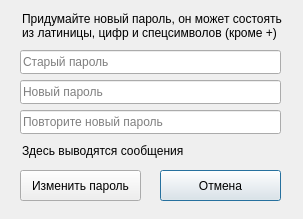
<?xml version="1.0" encoding="UTF-8"?>
<ui version="4.0">
 <class>ChangePassword</class>
 <widget class="QDialog" name="ChangePassword">
  <property name="geometry">
   <rect>
    <x>0</x>
    <y>0</y>
    <width>303</width>
    <height>219</height>
   </rect>
  </property>
  <property name="sizePolicy">
   <sizepolicy hsizetype="Fixed" vsizetype="Fixed">
    <horstretch>0</horstretch>
    <verstretch>0</verstretch>
   </sizepolicy>
  </property>
  <property name="minimumSize">
   <size>
    <width>303</width>
    <height>219</height>
   </size>
  </property>
  <property name="maximumSize">
   <size>
    <width>303</width>
    <height>16777215</height>
   </size>
  </property>
  <property name="baseSize">
   <size>
    <width>303</width>
    <height>219</height>
   </size>
  </property>
  <property name="focusPolicy">
   <enum>Qt::NoFocus</enum>
  </property>
  <property name="windowTitle">
   <string>EduTest Change Password</string>
  </property>
  <property name="windowIcon">
   <iconset resource="Logo.qrc">
    <normaloff>:/logo/WindowLogo.png</normaloff>:/logo/WindowLogo.png</iconset>
  </property>
  <property name="modal">
   <bool>true</bool>
  </property>
  <widget class="QLabel" name="Info">
   <property name="geometry">
    <rect>
     <x>22</x>
     <y>10</y>
     <width>261</width>
     <height>31</height>
    </rect>
   </property>
   <property name="text">
    <string>Придумайте новый пароль, он может состоять
из латиницы, цифр и спецсимволов (кроме +)</string>
   </property>
  </widget>
  <widget class="QPushButton" name="CancelButton">
   <property name="geometry">
    <rect>
     <x>160</x>
     <y>170</y>
     <width>121</width>
     <height>31</height>
    </rect>
   </property>
   <property name="text">
    <string>Отмена</string>
   </property>
  </widget>
  <widget class="QLineEdit" name="NewPasswordLine">
   <property name="geometry">
    <rect>
     <x>20</x>
     <y>80</y>
     <width>261</width>
     <height>24</height>
    </rect>
   </property>
   <property name="echoMode">
    <enum>QLineEdit::Password</enum>
   </property>
   <property name="placeholderText">
    <string>Новый пароль</string>
   </property>
  </widget>
  <widget class="QLabel" name="ChangePasswordMessage">
   <property name="enabled">
    <bool>true</bool>
   </property>
   <property name="geometry">
    <rect>
     <x>22</x>
     <y>140</y>
     <width>261</width>
     <height>21</height>
    </rect>
   </property>
   <property name="text">
    <string>Здесь выводятся сообщения</string>
   </property>
  </widget>
  <widget class="QLineEdit" name="OldPasswordLine">
   <property name="geometry">
    <rect>
     <x>20</x>
     <y>50</y>
     <width>261</width>
     <height>24</height>
    </rect>
   </property>
   <property name="toolTip">
    <string/>
   </property>
   <property name="statusTip">
    <string/>
   </property>
   <property name="inputMethodHints">
    <set>Qt::ImhHiddenText|Qt::ImhNoAutoUppercase|Qt::ImhNoPredictiveText|Qt::ImhSensitiveData</set>
   </property>
   <property name="text">
    <string/>
   </property>
   <property name="echoMode">
    <enum>QLineEdit::Password</enum>
   </property>
   <property name="placeholderText">
    <string>Старый пароль</string>
   </property>
  </widget>
  <widget class="QLineEdit" name="NewPasswordRepeatLine">
   <property name="geometry">
    <rect>
     <x>20</x>
     <y>110</y>
     <width>261</width>
     <height>24</height>
    </rect>
   </property>
   <property name="echoMode">
    <enum>QLineEdit::Password</enum>
   </property>
   <property name="placeholderText">
    <string>Повторите новый пароль</string>
   </property>
  </widget>
  <widget class="QPushButton" name="ChangePasswordButton">
   <property name="geometry">
    <rect>
     <x>20</x>
     <y>170</y>
     <width>121</width>
     <height>31</height>
    </rect>
   </property>
   <property name="text">
    <string>Изменить пароль</string>
   </property>
  </widget>
 </widget>
 <tabstops>
  <tabstop>OldPasswordLine</tabstop>
  <tabstop>NewPasswordLine</tabstop>
  <tabstop>NewPasswordRepeatLine</tabstop>
  <tabstop>ChangePasswordButton</tabstop>
  <tabstop>CancelButton</tabstop>
 </tabstops>
 <resources>
  <include location="Logo.qrc"/>
 </resources>
 <connections/>
</ui>
